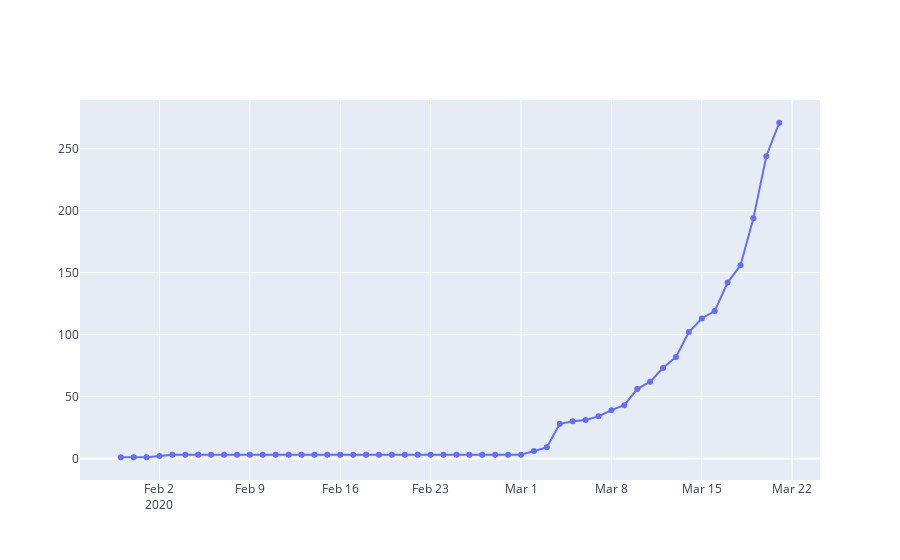

The code cell stored with this chart in its notebook:
### Code cell
fig= go.Figure()
fig.add_trace(go.Scatter(x=dbd_Indian['Date'], y= dbd_Indian['Total Cases'], mode='lines+markers'))
